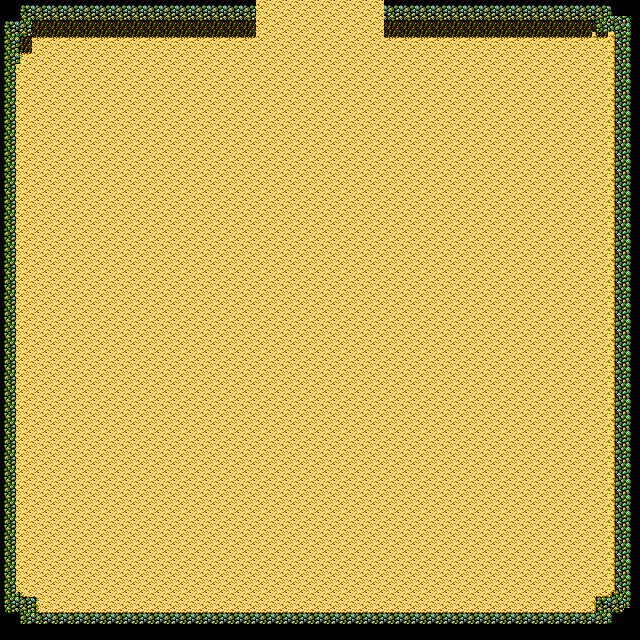

Tiled map render using the project's own tile images. Description and the map definition, with tile-layer contents summarised, below:
An orthogonal 40x40 tile map with 16x16 px tiles, 1 tile layer (meto) and 13 objects (9x blocker, rocks, start point, info, sprite).

<map version="1.0" tiledversion="1.1.4" orientation="orthogonal" renderorder="right-down" width="40" height="40" tilewidth="16" tileheight="16" infinite="0" nextobjectid="14">
 <tileset firstgid="1" name="山洞" tilewidth="16" tileheight="16" tilecount="5106" columns="138">
  <image source="../images/山洞.png" width="2220" height="594" />
 </tileset>
 <layer name="meto" width="40" height="40">
  <data>[1600 cells, 1600 non-empty, 104 distinct tile ids]</data>
 </layer>
 <objectgroup name="object">
  <object id="1" name="door" type="rocks" x="255.833" y="-6.60567" width="127.833" height="6.21133">
   <properties>
    <property name="start" value="start_point_1" />
    <property name="state" value="up" />
    <property name="world" value="cave" />
   </properties>
  </object>
  <object id="2" name="start point" x="304" y="0" width="31.75" height="31.3826">
   <properties>
    <property name="__name__" value="start_point_1" />
    <property name="state" value="rest_down" />
   </properties>
  </object>
  <object id="3" name="info" x="657.25" y="-2.25" width="85" height="78">
   <properties>
    <property name="level" value="1" />
    <property name="world" value="洞穴内" />
   </properties>
  </object>
  <object id="4" name="blocker" x="0" y="21.3333" width="17.1012" height="576.75" />
  <object id="5" name="blocker" x="613.449" y="15.9582" width="17.1012" height="597.417" />
  <object id="6" name="blocker" x="385.116" y="5.2915" width="226.768" height="15.417" />
  <object id="7" name="blocker" x="20.0327" y="5.62483" width="234.518" height="15.417" />
  <object id="8" name="blocker" x="19.866" y="609.042" width="593.768" height="15.417" />
  <object id="9" name="blocker" x="17.4493" y="596.458" width="17.768" height="11.917" />
  <object id="10" name="blocker" x="595.116" y="596.042" width="17.768" height="11.917" />
  <object id="11" name="blocker" x="595.116" y="22.5415" width="17.768" height="14.917" />
  <object id="12" name="blocker" x="18.116" y="21.0415" width="14.768" height="16.417" />
  <object id="13" name="sprite" x="304" y="528" width="32" height="32">
   <properties>
    <property name="__image__" value="6" />
    <property name="actor" value="3" />
    <property name="filename" value="drama11" />
    <property name="state" value="rest_up" />
   </properties>
  </object>
 </objectgroup>
</map>
